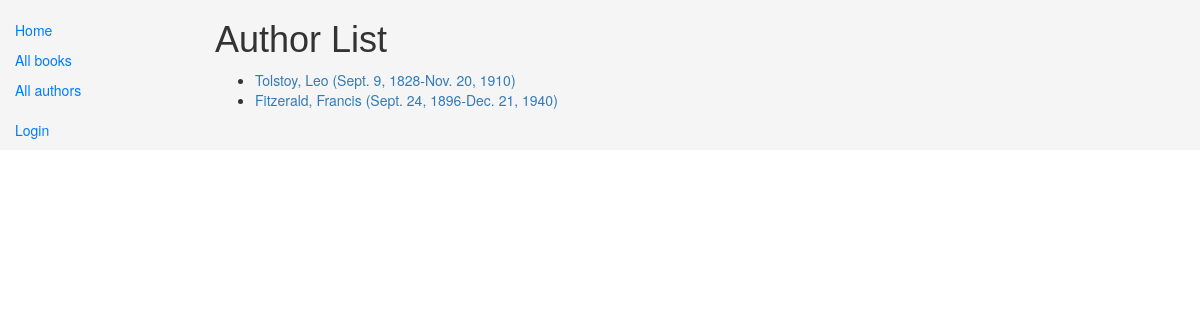
Screenshot of /catalog/authors/ with the database file from the repository.
### catalog/models.py (models this page shows)
class Author(models.Model):
    first_name = models.CharField(max_length=100)
    last_name = models.CharField(max_length=100)
    date_of_birth = models.DateField(null=True, blank=True)
    date_of_death = models.DateField('Died', null=True, blank=True)
    def get_absolute_url(self):
        return reverse('author-detail', args=[str(self.id)])
    def __str__(self):
        return '%s, %s' % (self.last_name, self.first_name)

### catalog/views.py (the view)
# urls.py: path('authors/', views.AuthorListView.as_view(), name='authors'),
class AuthorListView(generic.ListView):
    model = Author

### catalog/templates/catalog/author_list.html
{% extends "base_generic.html" %}
{% block content %}
    <h1>Author List</h1>
    {% if author_list %}
    <ul>
        {% for author in author_list %}
        <li>
            <a href="{{ author.get_absolute_url }}">{{ author }} ({{ author.date_of_birth }}-{{author.date_of_death}})</a>
        </li>
        {% endfor %}
    </ul>
    {% endif %}
{% endblock %}

### catalog/static/css/styles.css (style rules this page uses)
h1, h2 { font-family: Arial, sans-serif; color: #333; }

### rows the page displays
Author: last_name+first_name "Tolstoy, Leo", date_of_birth "Sept. 9, 1828", date_of_death "Nov. 20, 1910"
Author: last_name+first_name "Fitzerald, Francis", date_of_birth "Sept. 24, 1896", date_of_death "Dec. 21, 1940"
